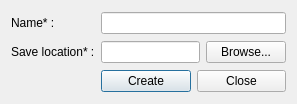
<?xml version="1.0" encoding="UTF-8"?>
<ui version="4.0">
 <class>ACompoundDatabaseCreator</class>
 <widget class="QDialog" name="ACompoundDatabaseCreator">
  <property name="geometry">
   <rect>
    <x>0</x>
    <y>0</y>
    <width>297</width>
    <height>104</height>
   </rect>
  </property>
  <property name="windowTitle">
   <string>Dialog</string>
  </property>
  <property name="modal">
   <bool>true</bool>
  </property>
  <layout class="QGridLayout" name="gridLayout">
   <item row="0" column="0">
    <widget class="QLabel" name="label">
     <property name="text">
      <string>Name* :</string>
     </property>
    </widget>
   </item>
   <item row="1" column="0">
    <widget class="QLabel" name="label_2">
     <property name="text">
      <string>Save location* :</string>
     </property>
    </widget>
   </item>
   <item row="1" column="1">
    <widget class="QLineEdit" name="lineEditSaveLocation"/>
   </item>
   <item row="1" column="2">
    <widget class="QPushButton" name="pushButtonBrowse">
     <property name="text">
      <string>Browse...</string>
     </property>
    </widget>
   </item>
   <item row="2" column="1" colspan="2">
    <layout class="QHBoxLayout" name="horizontalLayout">
     <item>
      <widget class="QPushButton" name="pushButtonCreate">
       <property name="text">
        <string>Create</string>
       </property>
       <property name="autoDefault">
        <bool>false</bool>
       </property>
       <property name="default">
        <bool>true</bool>
       </property>
      </widget>
     </item>
     <item>
      <widget class="QPushButton" name="pushButtonCancel">
       <property name="text">
        <string>Close</string>
       </property>
      </widget>
     </item>
    </layout>
   </item>
   <item row="0" column="1" colspan="2">
    <widget class="QLineEdit" name="lineEditName"/>
   </item>
  </layout>
 </widget>
 <tabstops>
  <tabstop>lineEditName</tabstop>
  <tabstop>lineEditSaveLocation</tabstop>
  <tabstop>pushButtonBrowse</tabstop>
  <tabstop>pushButtonCreate</tabstop>
  <tabstop>pushButtonCancel</tabstop>
 </tabstops>
 <resources/>
 <connections/>
</ui>
